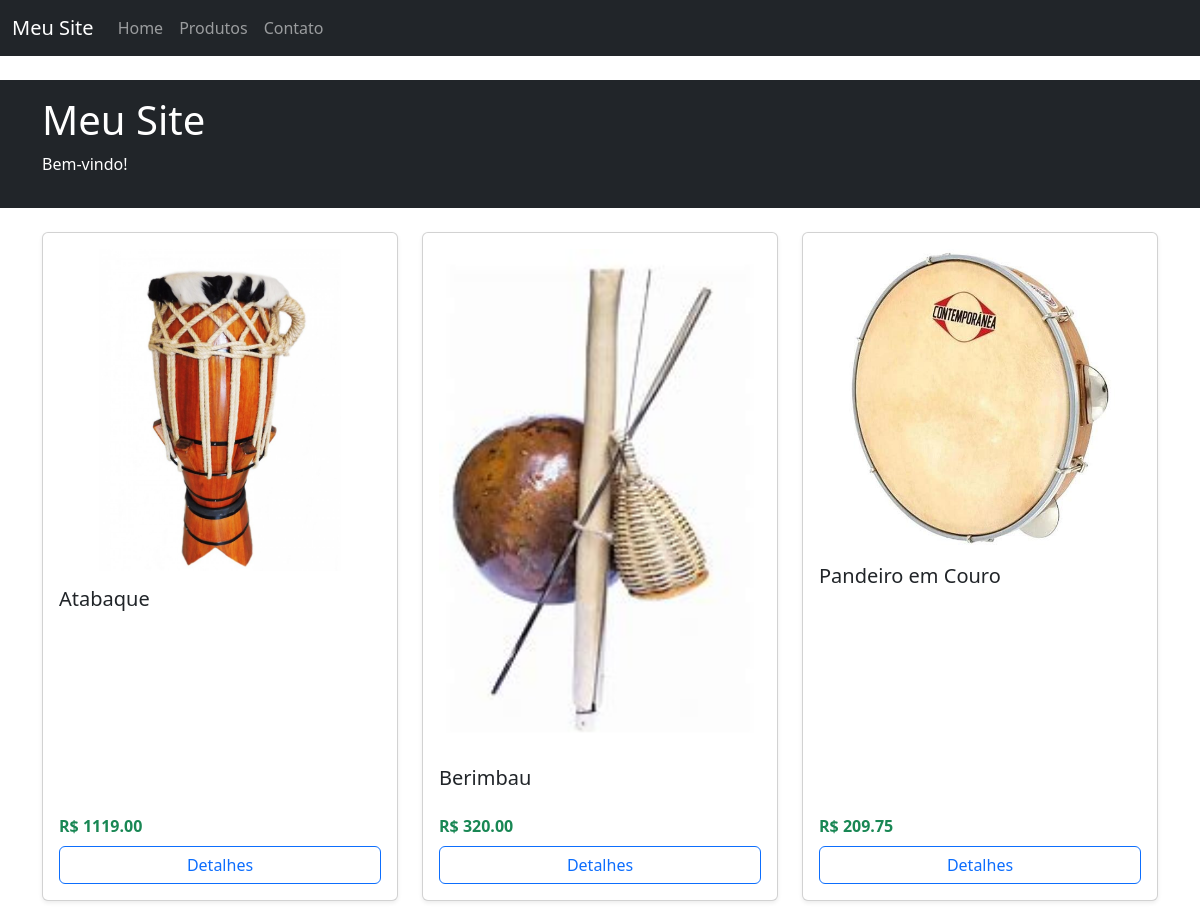
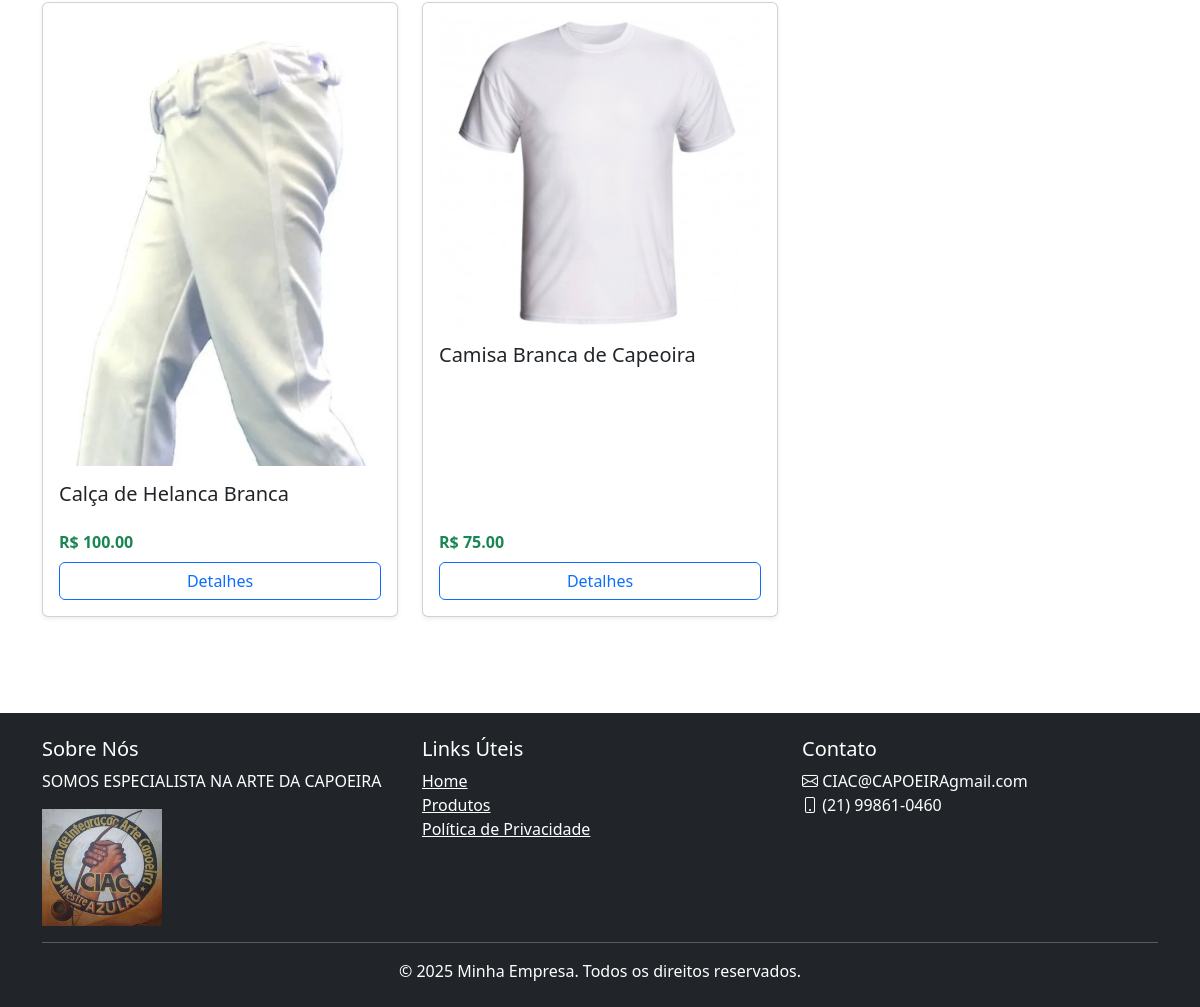
Page /produto/ on the committed database (2 pictures, top to bottom).
### acadapp/models.py (models this page shows, shortened)
class Produto(models.Model):
    nome = models.CharField(max_length=100)
    imagem = models.ImageField(
        upload_to='produto/',   # Salva em media/produtos/
        blank=True,              # Opcional
        null=True                # Pode ser nulo
    )
    preco = models.DecimalField(max_digits=10, decimal_places=2)
    disponivel = models.BooleanField(default=True)
    criado_em = models.DateTimeField(auto_now_add=True)

### acadapp/views.py (the view)
# urls.py: path('produto/', views.produto, name='produto'),
def produto(request):
    produto = Produto.objects.all()
    return render(request,'acadapp/produto.html', {'produto':produto})

### acadapp/templates/acadapp/produto.html (shortened to what this page needs)
{% extends 'acadapp/base.html' %}
{% block content %}
{% with "Nossos Produto" as header_title %}
{% with "Conheça nossa linha completa" as header_subtitle %}
    {% include 'acadapp/partials/_header.html' %}
{% endwith %}
{% endwith %}
<div class="container mt-4">
    <div class="row">
        {% for produto in produto %}
        <div class="col-md-4 mb-4">
            <div class="card h-100 shadow-sm">
                <div class="card-body d-flex flex-column">
                    <img src="{{ produto.imagem.url }}" alt="{{ produto.nome }}" class="img-fluid mb-3">
                    <h5 class="card-title">{{ produto.nome }}</h5>
                    <p class="card-text flex-grow-1">{{ produto.descricao }}</p>
                    <div class="mt-auto">
                        <p class="text-success fw-bold mb-2">R$ {{ produto.preco }}</p>
                        <a href="#" class="btn btn-outline-primary w-100">Detalhes</a>
                    </div>
                </div>
            </div>
        </div>
        {% empty %}
        <div class="col-12">
            <div class="alert alert-warning">
                Nenhum produto disponível no momento.
            </div>
        </div>
        {% endfor %}
    </div>
</div>
{% endblock %}

### acadapp/templates/acadapp/base.html (shortened to what this page needs)
{% load static %}
<!DOCTYPE html>
<html lang="pt-BR">
<head>
    <link href="https://cdn.jsdelivr.net/npm/bootstrap@5.3.0/dist/css/bootstrap.min.css" rel="stylesheet">
    <link rel="stylesheet" href="https://cdn.jsdelivr.net/npm/bootstrap-icons@1.10.0/font/bootstrap-icons.css">
    <link rel="stylesheet" href="{% static 'acadapp/css/styles.css' %}">
</head>
<body class="d-flex flex-column min-vh-100">
    {% include 'acadapp/partials/navbar.html' %}
    <main class="flex-grow-1 my-4">
        {% block content %}{% endblock %}
    </main>
    {% include 'acadapp/partials/_footer.html' %}
</body>
</html>

### acadapp/templates/acadapp/partials/navbar.html (shortened to what this page needs)
<nav class="navbar navbar-expand-lg navbar-dark bg-dark">
    <div class="container-fluid">
        <a class="navbar-brand" href="{% url 'home' %}">Meu Site</a>
        <div class="collapse navbar-collapse" id="navbarNav">
            <ul class="navbar-nav">
                <li class="nav-item">
                    <a class="nav-link" href="{% url 'home' %}">Home</a>
                </li>
                <li class="nav-item">
                    <a class="nav-link" href="{% url 'produto' %}">Produtos</a>
                </li>
                <li class="nav-item">
                    <a class="nav-link" href="{% url 'contato' %}">Contato</a>
                </li>
            </ul>
        </div>
    </div>
</nav>

### acadapp/templates/acadapp/partials/_header.html
<header class="bg-dark text-white p-3">
    <div class="container">
        <h1>{% block header_title %}Meu Site{% endblock %}</h1>
        <p>{% block header_subtitle %}Bem-vindo!{% endblock %}</p>
    </div>
</header>

### acadapp/templates/acadapp/partials/_footer.html
{% load static %}
<footer class="bg-dark text-white mt-5">
    <div class="container py-4">
        <div class="row">
            <div class="col-md-4">
                <h5>Sobre Nós</h5>
                <p>SOMOS ESPECIALISTA NA ARTE DA CAPOEIRA </p>
                <img src="{% static 'acadapp/img/ciac.jpg' %}" alt="Logo" width="120">
            </div>
            <div class="col-md-4">
                <h5>Links Úteis</h5>
                <ul class="list-unstyled">
                    <li><a href="{% url 'home' %}" class="text-white">Home</a></li>
                    <li><a href="{% url 'produto' %}" class="text-white">Produtos</a></li>
                    <li><a href="#" class="text-white">Política de Privacidade</a></li>
                </ul>
            </div>
            <div class="col-md-4">
                <h5>Contato</h5>
                <ul class="list-unstyled">
                    <li><i class="bi bi-envelope"></i> CIAC@CAPOEIRAgmail.com</li>
                    <li><i class="bi bi-phone"></i> (21) 99861-0460</li>
                </ul>
            </div>
        </div>
        <hr class="bg-light">
        <div class="text-center">
            <p class="mb-0">&copy; {% now "Y" %} Minha Empresa. Todos os direitos reservados.</p>
        </div>
    </div>
</footer>

### acadapp/static/acadapp/css/styles.css (style rules this page uses)
:root { --primary-color: #00ff55; --dark-color: #343a40; }
body { font-family: 'Segoe UI', sans-serif; }
.card { transition: transform 0.3s; }

### rows in the picture
Produto: imagem (picture), nome "Atabaque", preco "1119.00"
Produto: imagem (picture), nome "Berimbau", preco "320.00"
Produto: imagem (picture), nome "Pandeiro em Couro", preco "209.75"
Produto: imagem (picture), nome "Calça de Helanca Branca", preco "100.00"
Produto: imagem (picture), nome "Camisa Branca de Capeoira", preco "75.00"
